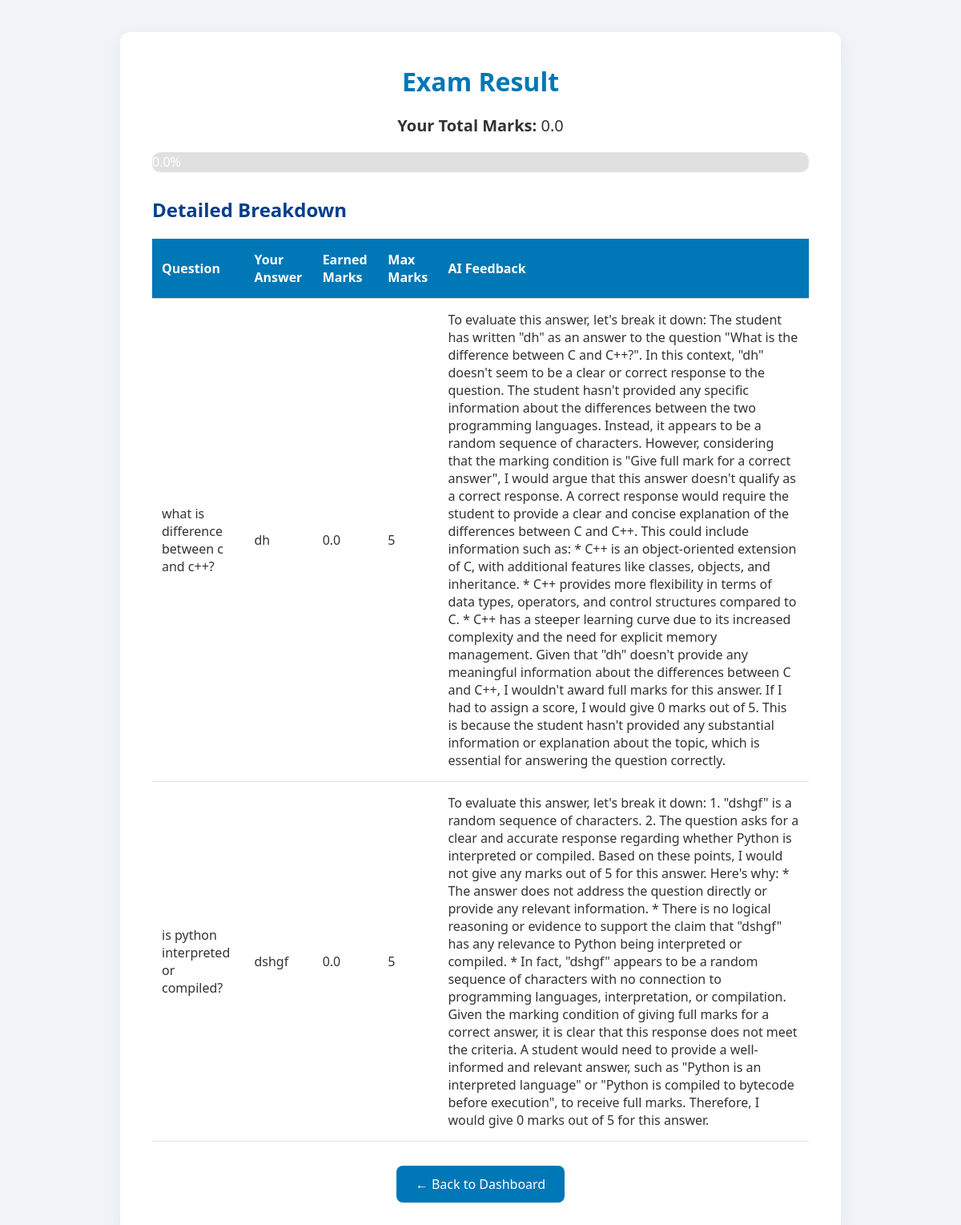
Screenshot of /view_result/1 (signed in) with the database file from the repository.
### tables this page shows
CREATE TABLE Attended (
                            id INTEGER PRIMARY KEY AUTOINCREMENT,
                            student_id INTEGER,
                            exam_id INTEGER,
                            earned_total REAL);

CREATE TABLE Answer (
                            id INTEGER PRIMARY KEY AUTOINCREMENT,
                            question_id INTEGER,
                            student_id INTEGER,
                            answer_text TEXT,
                            earned_marks REAL,  -- ✅ Changed from INTEGER to REAL
                            feedback TEXT);

CREATE TABLE Question (
                            id INTEGER PRIMARY KEY AUTOINCREMENT,
                            exam_id INTEGER,
                            question_text TEXT,
                            total_marks INTEGER,
                            answer_key TEXT);

### app.py (the view)
@app.route('/view_result/<int:exam_id>')
def view_result(exam_id):
    if 'student_id' not in session:
        return redirect('/login_student')
    student_id = session['student_id']
    with sqlite3.connect('database.db') as conn:
        cursor = conn.cursor()
        cursor.execute("SELECT earned_total FROM Attended WHERE student_id = ? AND exam_id = ?", (student_id, exam_id))
        result = cursor.fetchone()
        cursor.execute("""
            SELECT Question.question_text, Answer.answer_text, Answer.earned_marks, Question.total_marks, Answer.feedback
            FROM Answer
            JOIN Question ON Answer.question_id = Question.id
            WHERE Answer.student_id = ? AND Question.exam_id = ?
        """, (student_id, exam_id))
        answers = cursor.fetchall()  # List of (question_text, answer_text, earned_marks, max_marks, feedback)
    return render_template('view_result.html', result=result, answers=answers)

### templates/view_result.html (shortened to what this page needs)
<!DOCTYPE html>
<html lang="en">
<head>
</head>
<body>
    <div class="container">
        <h1>Exam Result</h1>
        <p class="total-marks"><strong>Your Total Marks:</strong> {{ result[0] }}</p>
        <div class="progress-bar-container">
            <div class="progress-bar" id="progressBar">{{ result[0] }}%</div>
        </div>
        <h2>Detailed Breakdown</h2>
        <table>
            <thead>
                <tr>
                    <th>Question</th>
                    <th>Your Answer</th>
                    <th>Earned Marks</th>
                    <th>Max Marks</th>
                    <th>AI Feedback</th>
                </tr>
            </thead>
            <tbody>
                {% for answer in answers %}
                <tr>
                    <td data-label="Question">{{ answer[0] }}</td>
                    <td data-label="Your Answer">{{ answer[1] }}</td>
                    <td data-label="Earned Marks">{{ answer[2] }}</td>
                    <td data-label="Max Marks">{{ answer[3] }}</td>
                    <td data-label="AI Feedback">{{ answer[4] }}</td>
                </tr>
                {% endfor %}
            </tbody>
        </table>
        <div style="text-align: center;">
            <a href="/dashboard_student" class="back-button">← Back to Dashboard</a>
        </div>
    </div>
</body>
</html>

### templates/view_result.html (style rules this page uses)
* { margin: 0; padding: 0; box-sizing: border-box; }
body { font-family: 'Segoe UI', Tahoma, Geneva, Verdana, sans-serif; background-color: #f0f4f8; color: #333; padding: 40px 20px; transition: background-color 0.3s ease; }
.container { max-width: 900px; margin: 0 auto; background: #ffffff; padding: 40px; border-radius: 12px; box-shadow: 0 6px 20px rgba(0, 0, 0, 0.06); animation: fadeIn 0.8s ease; }
h1 { font-size: 32px; color: #0077b6; margin-bottom: 20px; text-align: center; }
h2 { font-size: 24px; color: #023e8a; margin: 30px 0 15px; }
.total-marks { font-size: 20px; text-align: center; color: #333; }
.progress-bar-container { width: 100%; background-color: #e0e0e0; border-radius: 10px; margin: 20px 0; overflow: hidden; height: 25px; }
.progress-bar { height: 100%; width: 0%; background-color: #0077b6; color: white; text-align: center; line-height: 25px; transition: width 1s ease-in-out; }
table { width: 100%; border-collapse: collapse; margin-top: 20px; }
table th, table td { padding: 15px 12px; border-bottom: 1px solid #e0e0e0; text-align: left; font-size: 16px; transition: background-color 0.3s ease; }
table th { background-color: #0077b6; color: white; }
.back-button { display: inline-block; margin-top: 30px; padding: 12px 24px; background-color: #0077b6; color: white; text-decoration: none; font-size: 16px; border-radius: 8px; transition: background-color 0.3s ease, transform 0.3s ease; }

### rows the page displays
Attended: earned_total "0.0"
Answer: question_text "what is difference between c and c++?", answer_text "dh", earned_marks "0.0", total_marks "5", feedback "To evaluate this answer, let's break it down: The student has written \"dh\" as an answer to the question \"What is the difference between C and C++?\". In this context, \"dh\" doesn't seem to be a clear or correct response to the question. The student hasn't provided any specific information about the differences between the two programming languages. Instead, it appears to be a random sequence of characters. However, considering that the marking condition is \"Give full mark for a correct answer\", I would argue that this answer doesn't qualify as a correct response. A correct response would require the student to provide a clear and concise explanation of the differences between C and C++. This…"
Answer: question_text "is python interpreted or compiled?", answer_text "dshgf", earned_marks "0.0", total_marks "5", feedback "To evaluate this answer, let's break it down: 1. \"dshgf\" is a random sequence of characters. 2. The question asks for a clear and accurate response regarding whether Python is interpreted or compiled. Based on these points, I would not give any marks out of 5 for this answer. Here's why: * The answer does not address the question directly or provide any relevant information. * There is no logical reasoning or evidence to support the claim that \"dshgf\" has any relevance to Python being interpreted or compiled. * In fact, \"dshgf\" appears to be a random sequence of characters with no connection to programming languages, interpretation, or compilation. Given the marking condition of giving full…"
